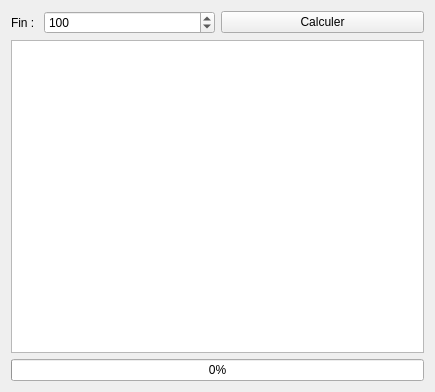
<?xml version="1.0" encoding="UTF-8"?>
<ui version="4.0">
 <class>Widget</class>
 <widget class="QWidget" name="Widget">
  <property name="geometry">
   <rect>
    <x>0</x>
    <y>0</y>
    <width>435</width>
    <height>392</height>
   </rect>
  </property>
  <property name="windowTitle">
   <string>Widget</string>
  </property>
  <layout class="QVBoxLayout" name="verticalLayout">
   <item>
    <layout class="QHBoxLayout" name="horizontalLayout">
     <item>
      <layout class="QFormLayout" name="formLayout">
       <item row="0" column="0">
        <widget class="QLabel" name="finLabel">
         <property name="text">
          <string>Fin : </string>
         </property>
        </widget>
       </item>
       <item row="0" column="1">
        <widget class="QSpinBox" name="finSpinBox">
         <property name="minimum">
          <number>1</number>
         </property>
         <property name="maximum">
          <number>100000</number>
         </property>
         <property name="value">
          <number>100</number>
         </property>
        </widget>
       </item>
      </layout>
     </item>
     <item>
      <widget class="QPushButton" name="pushButton">
       <property name="text">
        <string>Calculer</string>
       </property>
      </widget>
     </item>
    </layout>
   </item>
   <item>
    <widget class="QListWidget" name="listWidget"/>
   </item>
   <item>
    <widget class="QProgressBar" name="progressBar">
     <property name="value">
      <number>0</number>
     </property>
    </widget>
   </item>
  </layout>
 </widget>
 <layoutdefault spacing="6" margin="11"/>
 <resources/>
 <connections/>
</ui>
